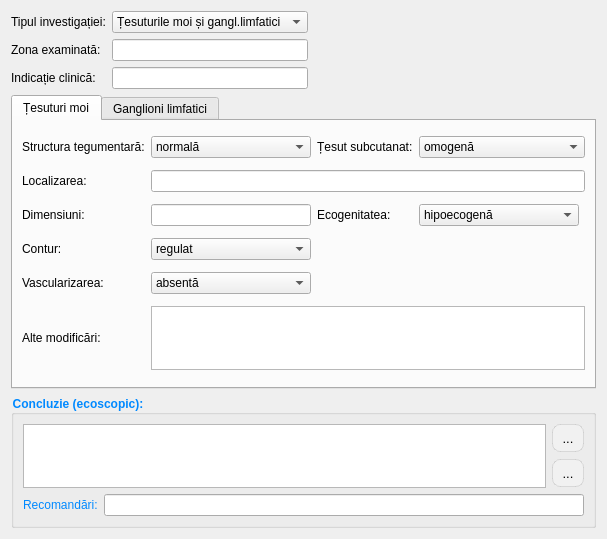
<?xml version="1.0" encoding="UTF-8"?>
<ui version="4.0">
 <class>ReportPageLymphNodes</class>
 <widget class="QWidget" name="ReportPageLymphNodes">
  <property name="geometry">
   <rect>
    <x>0</x>
    <y>0</y>
    <width>607</width>
    <height>539</height>
   </rect>
  </property>
  <property name="windowTitle">
   <string>Form</string>
  </property>
  <layout class="QGridLayout" name="gridLayout_2">
   <item row="0" column="0">
    <widget class="QLabel" name="label_230">
     <property name="text">
      <string>Tipul investigației:</string>
     </property>
    </widget>
   </item>
   <item row="0" column="1">
    <widget class="QComboBox" name="ln_typeInvestig">
     <item>
      <property name="text">
       <string>Țesuturile moi și gangl.limfatici</string>
      </property>
     </item>
     <item>
      <property name="text">
       <string>Țesuturi moi</string>
      </property>
     </item>
     <item>
      <property name="text">
       <string>Ganglioni limfatici</string>
      </property>
     </item>
    </widget>
   </item>
   <item row="0" column="2">
    <spacer name="horizontalSpacer_33">
     <property name="orientation">
      <enum>Qt::Orientation::Horizontal</enum>
     </property>
     <property name="sizeHint" stdset="0">
      <size>
       <width>338</width>
       <height>20</height>
      </size>
     </property>
    </spacer>
   </item>
   <item row="1" column="0">
    <widget class="QLabel" name="label_229">
     <property name="text">
      <string>Zona examinată:</string>
     </property>
    </widget>
   </item>
   <item row="1" column="1">
    <widget class="QLineEdit" name="ln_zoneArea">
     <property name="text">
      <string/>
     </property>
    </widget>
   </item>
   <item row="2" column="0">
    <widget class="QLabel" name="label_231">
     <property name="text">
      <string>Indicație clinică:</string>
     </property>
    </widget>
   </item>
   <item row="2" column="1">
    <widget class="QLineEdit" name="ln_indications">
     <property name="text">
      <string/>
     </property>
    </widget>
   </item>
   <item row="3" column="0" colspan="3">
    <widget class="QTabWidget" name="tabWidget_LymphNodes">
     <property name="currentIndex">
      <number>0</number>
     </property>
     <widget class="QWidget" name="tabSoftTissues">
      <attribute name="title">
       <string>Țesuturi moi</string>
      </attribute>
      <layout class="QGridLayout" name="gridLayout_86">
       <item row="0" column="1">
        <widget class="QComboBox" name="ln_skinStructureTissue">
         <item>
          <property name="text">
           <string>normală</string>
          </property>
         </item>
         <item>
          <property name="text">
           <string>îngroșată</string>
          </property>
         </item>
         <item>
          <property name="text">
           <string>infiltrată</string>
          </property>
         </item>
         <item>
          <property name="text">
           <string>edem</string>
          </property>
         </item>
        </widget>
       </item>
       <item row="5" column="1" colspan="4">
        <widget class="QPlainTextEdit" name="ln_otherChangeTissue">
         <property name="sizePolicy">
          <sizepolicy hsizetype="Expanding" vsizetype="Expanding">
           <horstretch>0</horstretch>
           <verstretch>0</verstretch>
          </sizepolicy>
         </property>
         <property name="maximumSize">
          <size>
           <width>16777215</width>
           <height>64</height>
          </size>
         </property>
         <property name="plainText">
          <string/>
         </property>
        </widget>
       </item>
       <item row="2" column="0">
        <widget class="QLabel" name="label_235">
         <property name="text">
          <string>Dimensiuni:</string>
         </property>
        </widget>
       </item>
       <item row="2" column="3">
        <widget class="QComboBox" name="ln_ecogenityTissue">
         <property name="sizePolicy">
          <sizepolicy hsizetype="Expanding" vsizetype="Fixed">
           <horstretch>0</horstretch>
           <verstretch>0</verstretch>
          </sizepolicy>
         </property>
         <item>
          <property name="text">
           <string>hipoecogenă</string>
          </property>
         </item>
         <item>
          <property name="text">
           <string>hiperecogenă</string>
          </property>
         </item>
         <item>
          <property name="text">
           <string>mixtă</string>
          </property>
         </item>
         <item>
          <property name="text">
           <string>izoecogenă</string>
          </property>
         </item>
         <item>
          <property name="text">
           <string>medie</string>
          </property>
         </item>
        </widget>
       </item>
       <item row="0" column="2">
        <widget class="QLabel" name="label_233">
         <property name="text">
          <string>Țesut subcutanat:</string>
         </property>
        </widget>
       </item>
       <item row="3" column="0">
        <widget class="QLabel" name="label_237">
         <property name="text">
          <string>Contur:</string>
         </property>
        </widget>
       </item>
       <item row="5" column="0">
        <widget class="QLabel" name="label_239">
         <property name="text">
          <string>Alte modificări:</string>
         </property>
        </widget>
       </item>
       <item row="0" column="0">
        <widget class="QLabel" name="label_249">
         <property name="text">
          <string>Structura tegumentară:</string>
         </property>
        </widget>
       </item>
       <item row="4" column="0">
        <widget class="QLabel" name="label_238">
         <property name="text">
          <string>Vascularizarea:</string>
         </property>
        </widget>
       </item>
       <item row="3" column="1">
        <widget class="QComboBox" name="ln_conturTissue">
         <item>
          <property name="text">
           <string>regulat</string>
          </property>
         </item>
         <item>
          <property name="text">
           <string>neregulat</string>
          </property>
         </item>
        </widget>
       </item>
       <item row="4" column="1">
        <widget class="QComboBox" name="ln_DopplerTissue">
         <item>
          <property name="text">
           <string>absentă</string>
          </property>
         </item>
         <item>
          <property name="text">
           <string>periferică</string>
          </property>
         </item>
         <item>
          <property name="text">
           <string>centrală</string>
          </property>
         </item>
         <item>
          <property name="text">
           <string>intensă</string>
          </property>
         </item>
         <item>
          <property name="text">
           <string>mixtă</string>
          </property>
         </item>
         <item>
          <property name="text">
           <string>patologică</string>
          </property>
         </item>
        </widget>
       </item>
       <item row="1" column="1" colspan="4">
        <widget class="QLineEdit" name="ln_localizationTissue"/>
       </item>
       <item row="1" column="0">
        <widget class="QLabel" name="label_234">
         <property name="text">
          <string>Localizarea:</string>
         </property>
        </widget>
       </item>
       <item row="2" column="2">
        <widget class="QLabel" name="label_236">
         <property name="text">
          <string>Ecogenitatea: </string>
         </property>
        </widget>
       </item>
       <item row="0" column="3" colspan="2">
        <widget class="QComboBox" name="ln_subcutanTissue">
         <item>
          <property name="text">
           <string>omogenă</string>
          </property>
         </item>
         <item>
          <property name="text">
           <string>heterogenă</string>
          </property>
         </item>
         <item>
          <property name="text">
           <string>prezența colecții</string>
          </property>
         </item>
         <item>
          <property name="text">
           <string>edem</string>
          </property>
         </item>
        </widget>
       </item>
       <item row="2" column="1">
        <widget class="QLineEdit" name="ln_sizeTissue"/>
       </item>
      </layout>
     </widget>
     <widget class="QWidget" name="tabLympNodes">
      <attribute name="title">
       <string>Ganglioni limfatici</string>
      </attribute>
      <layout class="QGridLayout" name="gridLayout_87">
       <item row="2" column="4">
        <widget class="QLabel" name="label_246">
         <property name="text">
          <string>Contur:</string>
         </property>
        </widget>
       </item>
       <item row="4" column="1" colspan="5">
        <widget class="QPlainTextEdit" name="ln_otherChangeNode">
         <property name="maximumSize">
          <size>
           <width>16777215</width>
           <height>64</height>
          </size>
         </property>
         <property name="plainText">
          <string/>
         </property>
        </widget>
       </item>
       <item row="3" column="1" colspan="3">
        <widget class="QComboBox" name="ln_dopplerNode">
         <property name="sizePolicy">
          <sizepolicy hsizetype="Expanding" vsizetype="Fixed">
           <horstretch>0</horstretch>
           <verstretch>0</verstretch>
          </sizepolicy>
         </property>
         <item>
          <property name="text">
           <string>absentă</string>
          </property>
         </item>
         <item>
          <property name="text">
           <string>periferică</string>
          </property>
         </item>
         <item>
          <property name="text">
           <string>centrală</string>
          </property>
         </item>
         <item>
          <property name="text">
           <string>intensă</string>
          </property>
         </item>
         <item>
          <property name="text">
           <string>mixtă</string>
          </property>
         </item>
         <item>
          <property name="text">
           <string>patologică</string>
          </property>
         </item>
        </widget>
       </item>
       <item row="4" column="0">
        <widget class="QLabel" name="label_248">
         <property name="sizePolicy">
          <sizepolicy hsizetype="Preferred" vsizetype="Preferred">
           <horstretch>0</horstretch>
           <verstretch>0</verstretch>
          </sizepolicy>
         </property>
         <property name="text">
          <string>Modificări&lt;br&gt;asociate:</string>
         </property>
        </widget>
       </item>
       <item row="0" column="5">
        <widget class="QComboBox" name="ln_formNode">
         <property name="sizePolicy">
          <sizepolicy hsizetype="Expanding" vsizetype="Fixed">
           <horstretch>0</horstretch>
           <verstretch>0</verstretch>
          </sizepolicy>
         </property>
         <item>
          <property name="text">
           <string>ovalară</string>
          </property>
         </item>
         <item>
          <property name="text">
           <string>rotundă</string>
          </property>
         </item>
        </widget>
       </item>
       <item row="2" column="0">
        <widget class="QLabel" name="label_245">
         <property name="text">
          <string>Structura:</string>
         </property>
        </widget>
       </item>
       <item row="2" column="5">
        <widget class="QComboBox" name="ln_contourNode">
         <property name="sizePolicy">
          <sizepolicy hsizetype="Expanding" vsizetype="Fixed">
           <horstretch>0</horstretch>
           <verstretch>0</verstretch>
          </sizepolicy>
         </property>
         <item>
          <property name="text">
           <string>regulat</string>
          </property>
         </item>
         <item>
          <property name="text">
           <string>neregulat</string>
          </property>
         </item>
        </widget>
       </item>
       <item row="1" column="0">
        <widget class="QLabel" name="label_243">
         <property name="text">
          <string>Hil ecogen:</string>
         </property>
        </widget>
       </item>
       <item row="1" column="1" colspan="3">
        <widget class="QComboBox" name="ln_hillNode">
         <property name="sizePolicy">
          <sizepolicy hsizetype="Expanding" vsizetype="Fixed">
           <horstretch>0</horstretch>
           <verstretch>0</verstretch>
          </sizepolicy>
         </property>
         <item>
          <property name="text">
           <string>prezent</string>
          </property>
         </item>
         <item>
          <property name="text">
           <string>absent</string>
          </property>
         </item>
        </widget>
       </item>
       <item row="0" column="1">
        <widget class="QLineEdit" name="ln_nrNodes">
         <property name="maximumSize">
          <size>
           <width>50</width>
           <height>16777215</height>
          </size>
         </property>
        </widget>
       </item>
       <item row="3" column="0">
        <widget class="QLabel" name="label_247">
         <property name="text">
          <string>Vascularizare:</string>
         </property>
        </widget>
       </item>
       <item row="0" column="2">
        <widget class="QLabel" name="label_241">
         <property name="text">
          <string>Dimensiuni:</string>
         </property>
        </widget>
       </item>
       <item row="1" column="5">
        <widget class="QComboBox" name="ln_corticalNode">
         <property name="sizePolicy">
          <sizepolicy hsizetype="Expanding" vsizetype="Fixed">
           <horstretch>0</horstretch>
           <verstretch>0</verstretch>
          </sizepolicy>
         </property>
         <item>
          <property name="text">
           <string>subțire</string>
          </property>
         </item>
         <item>
          <property name="text">
           <string>îngroșată</string>
          </property>
         </item>
         <item>
          <property name="text">
           <string>asimetrică</string>
          </property>
         </item>
        </widget>
       </item>
       <item row="0" column="3">
        <widget class="QLineEdit" name="ln_sizeNode"/>
       </item>
       <item row="1" column="4">
        <widget class="QLabel" name="label_244">
         <property name="text">
          <string>Corticala:</string>
         </property>
        </widget>
       </item>
       <item row="2" column="1" colspan="3">
        <widget class="QComboBox" name="ln_structureNode">
         <property name="sizePolicy">
          <sizepolicy hsizetype="Expanding" vsizetype="Fixed">
           <horstretch>0</horstretch>
           <verstretch>0</verstretch>
          </sizepolicy>
         </property>
         <item>
          <property name="text">
           <string>omogenă</string>
          </property>
         </item>
         <item>
          <property name="text">
           <string>heterogenă</string>
          </property>
         </item>
        </widget>
       </item>
       <item row="0" column="0">
        <widget class="QLabel" name="label_240">
         <property name="text">
          <string>Număr:</string>
         </property>
        </widget>
       </item>
       <item row="0" column="4">
        <widget class="QLabel" name="label_242">
         <property name="text">
          <string>Forma:</string>
         </property>
        </widget>
       </item>
       <item row="5" column="1">
        <spacer name="verticalSpacer_14">
         <property name="orientation">
          <enum>Qt::Orientation::Vertical</enum>
         </property>
         <property name="sizeHint" stdset="0">
          <size>
           <width>20</width>
           <height>40</height>
          </size>
         </property>
        </spacer>
       </item>
      </layout>
     </widget>
    </widget>
   </item>
   <item row="4" column="0" colspan="3">
    <widget class="QGroupBox" name="groupBox_36">
     <property name="sizePolicy">
      <sizepolicy hsizetype="Preferred" vsizetype="Fixed">
       <horstretch>0</horstretch>
       <verstretch>0</verstretch>
      </sizepolicy>
     </property>
     <property name="font">
      <font>
       <family>Segoe UI</family>
       <bold>true</bold>
      </font>
     </property>
     <property name="styleSheet">
      <string notr="true">color: rgb(0, 137, 255);</string>
     </property>
     <property name="title">
      <string>Concluzie (ecoscopic):</string>
     </property>
     <layout class="QGridLayout" name="gridLayout">
      <item row="0" column="0" rowspan="2" colspan="2">
       <widget class="QPlainTextEdit" name="ln_conluzion">
        <property name="maximumSize">
         <size>
          <width>16777215</width>
          <height>64</height>
         </size>
        </property>
       </widget>
      </item>
      <item row="0" column="2">
       <widget class="QToolButton" name="btnSelectTemplate">
        <property name="styleSheet">
         <string notr="true">QToolButton
{
border: 1px solid rgba(0, 0, 0, 0.1);
border-radius: 8px;
background-color: #f1f1f1;
color: #000000;
font-size: 13px;
padding: 4px 4px;
}
QToolButton:hover
{
background-color: #e0e0e0;
}
QToolButton:pressed
{
background-color: #d0d0d0;
}</string>
        </property>
        <property name="text">
         <string>...</string>
        </property>
        <property name="icon">
         <iconset resource="../../resources/resource.qrc">
          <normaloff>:/img/actions/select.png</normaloff>:/img/actions/select.png</iconset>
        </property>
       </widget>
      </item>
      <item row="1" column="2">
       <widget class="QToolButton" name="btnAddTemplate">
        <property name="styleSheet">
         <string notr="true">QToolButton
{
border: 1px solid rgba(0, 0, 0, 0.1);
border-radius: 8px;
background-color: #f1f1f1;
color: #000000;
font-size: 13px;
padding: 4px 4px;
}
QToolButton:hover
{
background-color: #e0e0e0;
}
QToolButton:pressed
{
background-color: #d0d0d0;
}</string>
        </property>
        <property name="text">
         <string>...</string>
        </property>
        <property name="icon">
         <iconset resource="../../resources/resource.qrc">
          <normaloff>:/img/toolBar/add.png</normaloff>:/img/toolBar/add.png</iconset>
        </property>
       </widget>
      </item>
      <item row="2" column="0">
       <widget class="QLabel" name="label_232">
        <property name="sizePolicy">
         <sizepolicy hsizetype="Maximum" vsizetype="Preferred">
          <horstretch>0</horstretch>
          <verstretch>0</verstretch>
         </sizepolicy>
        </property>
        <property name="text">
         <string>Recomandări:</string>
        </property>
       </widget>
      </item>
      <item row="2" column="1" colspan="2">
       <widget class="LineEditCustom" name="ln_recommand"/>
      </item>
     </layout>
    </widget>
   </item>
  </layout>
 </widget>
 <customwidgets>
  <customwidget>
   <class>LineEditCustom</class>
   <extends>QLineEdit</extends>
   <header>customs/lineeditcustom.h</header>
  </customwidget>
 </customwidgets>
 <tabstops>
  <tabstop>ln_zoneArea</tabstop>
  <tabstop>ln_indications</tabstop>
  <tabstop>ln_skinStructureTissue</tabstop>
  <tabstop>ln_subcutanTissue</tabstop>
  <tabstop>ln_localizationTissue</tabstop>
  <tabstop>ln_sizeTissue</tabstop>
  <tabstop>ln_ecogenityTissue</tabstop>
  <tabstop>ln_conturTissue</tabstop>
  <tabstop>ln_DopplerTissue</tabstop>
  <tabstop>ln_otherChangeTissue</tabstop>
  <tabstop>ln_nrNodes</tabstop>
  <tabstop>ln_sizeNode</tabstop>
  <tabstop>ln_formNode</tabstop>
  <tabstop>ln_hillNode</tabstop>
  <tabstop>ln_corticalNode</tabstop>
  <tabstop>ln_structureNode</tabstop>
  <tabstop>ln_contourNode</tabstop>
  <tabstop>ln_dopplerNode</tabstop>
  <tabstop>ln_otherChangeNode</tabstop>
  <tabstop>ln_recommand</tabstop>
  <tabstop>ln_typeInvestig</tabstop>
 </tabstops>
 <resources>
  <include location="../../resources/resource.qrc"/>
 </resources>
 <connections/>
</ui>
